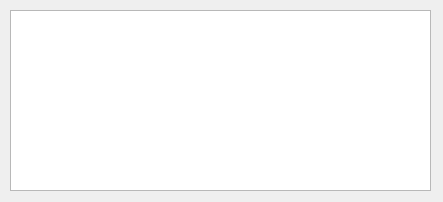
<?xml version="1.0" encoding="UTF-8"?>
<ui version="4.0">
 <class>Form</class>
 <widget class="QWidget" name="Form">
  <property name="geometry">
   <rect>
    <x>0</x>
    <y>0</y>
    <width>443</width>
    <height>202</height>
   </rect>
  </property>
  <property name="windowTitle">
   <string>Form</string>
  </property>
  <widget class="QTableWidget" name="tableWidget">
   <property name="geometry">
    <rect>
     <x>10</x>
     <y>10</y>
     <width>421</width>
     <height>181</height>
    </rect>
   </property>
  </widget>
 </widget>
 <resources/>
 <connections/>
</ui>
